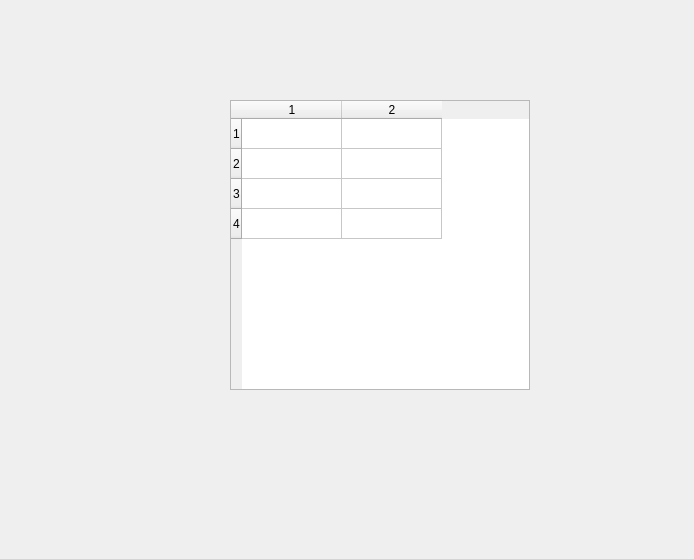
<?xml version="1.0" encoding="UTF-8"?>
<ui version="4.0">
 <class>Dialog</class>
 <widget class="QDialog" name="Dialog">
  <property name="geometry">
   <rect>
    <x>0</x>
    <y>0</y>
    <width>694</width>
    <height>559</height>
   </rect>
  </property>
  <property name="windowTitle">
   <string>Dialog</string>
  </property>
  <widget class="QTableWidget" name="tableWidget">
   <property name="geometry">
    <rect>
     <x>230</x>
     <y>100</y>
     <width>300</width>
     <height>290</height>
    </rect>
   </property>
   <property name="rowCount">
    <number>4</number>
   </property>
   <property name="columnCount">
    <number>2</number>
   </property>
   <attribute name="verticalHeaderVisible">
    <bool>true</bool>
   </attribute>
   <row/>
   <row/>
   <row/>
   <row/>
   <column/>
   <column/>
  </widget>
 </widget>
 <resources/>
 <connections/>
</ui>
